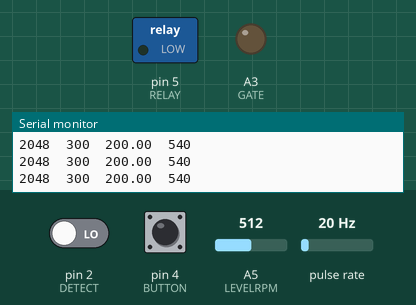
The sketch below on a simulated Arduino Uno, built with avr-gcc and run on an emulated ATmega328P. Parts: switched loads named in the sketch (green lamp = pin HIGH), output pins drawn as LEDs (lit = HIGH), the last lines printed to the serial monitor. Wiring (inferred from the names in the program): pulse sensor: data pin 3. The inputs (shaded band) are chosen by the test bench; at power-on: pin 4 (BUTTON) HIGH, pulse rate 20 Hz, pin 2 (DETECT) LOW, A5 (LEVELRPM) = 512.

Above: at 1.2 s.
1.3 s: pin 4 (BUTTON) pulled LOW for 0.15 s
At 1.7 s:
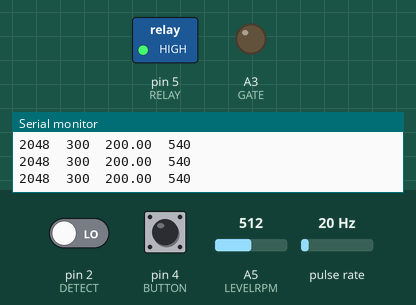
2.9 s: pulse rate (sensor on pin 3) set to 150 Hz
5.9 s: pin 2 (DETECT) driven HIGH
7.4 s: A5 (LEVELRPM) set to 716
10.4 s: pin 4 (BUTTON) pulled LOW for 1 s
At 11.7 s:
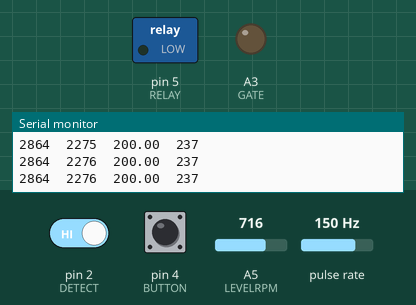
14.4 s: pulse rate (sensor on pin 3) set to 4 Hz
Timing chart, 0 to 17.4 s (numbered marks = the images above; inputs shaded):
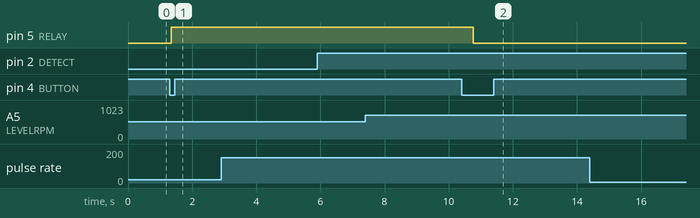

Measured:
- after the input at 1.3 s, pin 5 (RELAY): LOW → HIGH after 0.05 s
- after the input at 10.4 s, pin 5 (RELAY): HIGH → LOW after 0.37 s

The sketch:

universal_ac_motor_pid_control_simple.ino
```cpp
#include <avr/io.h>
#include <avr/interrupt.h>
#include <PID_v1.h>

#define TACHO 3            // tacho signals input pin
#define DETECT 2           // zero cross detect pin
#define GATE A3            // TRIAC gate pin
#define BUTTON 4           // on/off button pin
#define RELAY 5            // relay pin
#define PULSE 2            // number of triac trigger pulse width counts. One count is 16 microseconds
#define TACHOPULSES 4      // number of pulses per revolution
#define LEVELRPM A5       // Niveau de RPM souhaité

unsigned int RPM;                   // real rpm variable
unsigned int count;                 // tacho pulses count variable
unsigned int lastcount = 0;         // additional tacho pulses count variable
unsigned long lastcounttime = 0;
unsigned long lastflash;
unsigned long lastpiddelay = 0;
unsigned long previousMillis = 0;
unsigned long lastDebounceTime = 0;

int levelread = 0;                  // variable to store the value read on analog input for desired rpm

const int sampleRate = 1;           // Variable that determines how fast our PID loop
const int rpmcorrection = 00;       // sito kazkodel reikia, kad realus rpm atitiktu matuojamus
const int protection = 3000;        // protection will switch on when real rpm exceeds desired by value
const int debounceDelay = 50;       // the debounce time;
const int minoutputlimit = 80;      // limit of PID output
const int maxoutputlimit = 540;     // limit of PID output
const int mindimminglimit = 20;     // the shortest delay before triac fires
const int maxdimminglimit = 625;    // for 60Hz will be 520
const int risetime = 100;           // RPM rise time delay in microseconds (risetime x RPM)
int desiredRPM = 0;        // ENTER DESIRED RPM HERE

int dimming = 540;                  // this should be the same as maxoutputlimit
int tempcounter = 200;

byte relayState = LOW;              // the current state of the relay pin
byte buttonState;                   // the current reading from the input pin
byte lastButtonState = HIGH;        // the previous reading from the input pin

bool loopflag = false;              // flag for soft start
bool startflag = false;             // flag for motor start delay
bool runflag = false;               // flag for motor running state

double Setpoint, Input, Output;       // define PID variables
double sKp = 0.1, sKi = 0.2, sKd = 0; // PID tuning parameters for starting motor
double rKp = 0.25, rKi = 1, rKd = 0;  // PID tuning parameters for runnig motor

//PID myPID(&Input, &Output, &Setpoint, sKp, sKi, sKd, DIRECT); // define PID variables and parameters
PID myPID(&Input, &Output, &Setpoint, sKp, sKi, sKd, DIRECT); // define PID variables and parameters

int nbinterrupt = 0;

void setup() {
  Serial.begin(19200);
  // set up pins
  pinMode(BUTTON, INPUT);             // set the button pin
  pinMode(RELAY, OUTPUT);             // set the relay  pin
  pinMode(DETECT, INPUT);             // set the zero cross detect pin
  pinMode(GATE, OUTPUT);              // set the TRIAC gate control pin
  pinMode(TACHO, INPUT);              // set the tacho pulses detect pin
  digitalWrite(BUTTON, HIGH);         // turn on pullup resistors
  digitalWrite(RELAY, relayState);    // initialize relay output

  Input = 200;                        // asiign initial value for PID
  Setpoint = 200;                     // asiign initial value for PID

  //turn the PID on
  myPID.SetMode(AUTOMATIC);
  myPID.SetOutputLimits(minoutputlimit, maxoutputlimit);
  myPID.SetSampleTime(sampleRate);    // Sets the sample rate

  // set up Timer1
  OCR1A = 100;                        // comparator overflow set to 100.
  TIMSK1 = 0x03;                      // enable comparator A and overflow interrupts : timer interruption mask = 00000011
                                      // CS10=0 CS11=0 => division timer by 64 => 4µS
  TCCR1A = 0x00;                      //  CS12=0, 0CS10=0 CS11=0 => timer disabled
                                      // timer control registers set for
  TCCR1B = 0x00;                      // CS12=0, 0CS10=0 CS11=0 => timer disabled
                                      //  normal operation, timer disabled

  // set up zero crossing interrupt IRQ0 on pin 2.
  // set up tacho sensor interrupt IRQ1 on pin3
  attachInterrupt(0, zeroCrossingInterrupt, RISING);
  attachInterrupt(1, tacho, FALLING);
}

// Interrupt Service Routines
// on zero crossing detction :
// - start timer
// - set OCR1A to the duration desired
void zeroCrossingInterrupt() { // zero cross detect

  TCCR1B = 0x04;               // start timer with divide by 256 input
  TCNT1 = 0;                   // reset timer - count from zero
  OCR1A = dimming;             // set the compare register brightness desired.
}
// Losqu'n atteint OCR1A,
// commence le décompte à 65536 - 2
ISR(TIMER1_COMPA_vect) {       // comparator match
  if (startflag == true) {     // flag for start up delay
    digitalWrite(GATE, HIGH);  // set TRIAC gate to high
    TCNT1 = 65536 - PULSE;     // trigger pulse width
  }
}

ISR(TIMER1_OVF_vect) {         // timer1 overflow
  digitalWrite(GATE, LOW);     // turn off TRIAC gate
  TCCR1B = 0x00;               // disable timer stops unintended triggers
}

// RPM counting routine
void tacho() {
  //nbinterrupt++;
  count++;
  unsigned long tachotime = micros() - lastflash;
  float time_in_sec  = ((float)tachotime ) / 1000000;
  float prerpm = 60 / time_in_sec;
  RPM = prerpm / TACHOPULSES;
  lastflash = micros();
}

void loop() {
  levelread = analogRead(LEVELRPM);  // read the input pin
  Serial.print(desiredRPM);          // debug value
  Serial.print('\t');
  Serial.print(RPM);          // debug value
  Serial.print('\t');
  Serial.print(Setpoint);
  Serial.print('\t');
  Serial.println(dimming);
  // Serial.print("Int ");
 //Serial.println(nbinterrupt);
  desiredRPM = levelread*4;
  // check the start / stop button state
  int reading = digitalRead(BUTTON);  // read the state of the switch into a local variable:
  if (reading != lastButtonState) {   // If the switch changed, due to noise or pressing
    lastDebounceTime = millis();      // reset the debouncing timer
  }
  if ((millis() - lastDebounceTime) > debounceDelay) {
    //Serial.println(reading);
    if (reading != buttonState) {     // if the button state has changed:
      buttonState = reading;
      if (buttonState == LOW) {       // only toggle the relay if the new button state is LOW
        relayState = !relayState;
        if (relayState == HIGH) {
          loopflag = true;
          digitalWrite(RELAY, relayState); // set the Relay:
          delay (300);                     // delay to prevent sparks on relay contacts
          startflag = true;                // flag to start motor
        }
        if (relayState == LOW) {
          Setpoint = 200;
          Input = 200;
          runflag = false;
          startflag = false;
          delay (300);                     // delay to prevent sparks on relay contacts
          digitalWrite(RELAY, relayState); // set the Relay:
        }
      }
    }
  }
  lastButtonState = reading;               // save the reading. Next time through the loop, it'll be the lastButtonState:

  //soft start
  if (loopflag == true) {
    myPID.SetTunings(sKp, sKi, sKd);        // Set the PID gain constants and start
    int i = (desiredRPM - tempcounter);
    for (int j = 1; j <= i; j++) {
      Input = RPM;
      Setpoint = tempcounter;
      myPID.Compute();
      // mise à jour de l'amortissement
      dimming = map(Output, minoutputlimit, maxoutputlimit, maxoutputlimit, minoutputlimit); // inverse the output
      dimming = constrain(dimming, mindimminglimit, maxdimminglimit);     // check that dimming is in 20-625 range
      tempcounter++;
      delayMicroseconds (risetime);
    }
    if (tempcounter >= desiredRPM) {
      lastcounttime = millis();
      lastpiddelay = millis();
      loopflag = false;
      runflag = true;
      tempcounter = 100;
    }
  }

  // normal motor running state
  if (relayState == HIGH && loopflag == false) {
    unsigned long piddelay = millis();

    if ((piddelay - lastpiddelay) > 1000) {     // delay to switch PID values. Prevents hard start
      myPID.SetTunings(rKp, rKi, rKd);          // Set the PID gain constants and start
      lastpiddelay = millis();
    }

    Input = RPM;
    Setpoint = desiredRPM;
    myPID.Compute();
    dimming = map(Output, minoutputlimit, maxoutputlimit, maxoutputlimit, minoutputlimit); // reverse the output
    dimming = constrain(dimming, mindimminglimit, maxdimminglimit);     // check that dimming is in 20-625 range
  }

  // diagnose a fault and turn on protection
  unsigned long counttime = millis();
  if (counttime - lastcounttime >= 1000) {
    if (count == 0 && relayState == HIGH && runflag == true) {
      startflag = false;            // flag to turn off triac before relay turns off
      delay (300);                  // delay to prevent sparks on relay contacts
      digitalWrite(RELAY, LOW);
      relayState = LOW;
      Serial.println("protection on");
    }
    lastcount = count;
    count = 0;
    lastcounttime = millis();
  }

  //reset rpm after motor stops
  if (count == 0 && relayState == LOW) {
    RPM = 0;
  }

//  // protection against high rpm. i e triac damage
//  if (relayState == HIGH && RPM > desiredRPM + protection) {
//    startflag = false;            // flag to turn off triac before relay turns off
//    delay (300);                  // delay to prevent sparks on relay contacts
//    digitalWrite(RELAY, LOW);
//    relayState = LOW;
//     Serial.print("hight rpm protection active\t");          // debug value
//     Serial.print(RPM);          // debug value
//     Serial.print("\t");          // debug value
//     Serial.println(desiredRPM + protection);          // debug value
//  }
}
```
